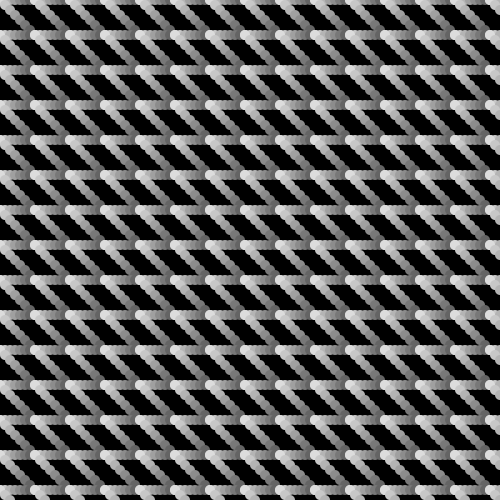
Frame 1 (no input)
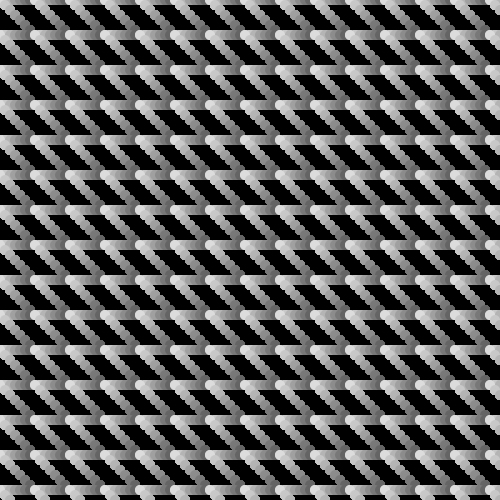
Frame 60 (the mouse pressed at the canvas centre just before this capture)
Frame 120 (the mouse held since frame 60 and released just before this capture): identical to frame 60, image omitted

The Processing sketch that drew these frames (run headless with seeded random() and noise(); from frame 60 on, the mouse is pressed at the canvas centre):

// Processing sketch: processing_28502
// ── processing_28502.pde

void setup(){
  size (500, 500);
  background (0);
  smooth();
}

void draw(){
  for(int y = 0; y <= height; y = y +35) {
     for(int x = 0; x<= width; x = x + 35){
     
     noStroke();
          
     fill(220);  
     ellipse(x, y, 10, 10);
     
          fill(200);  
     ellipse(x+5, y, 10, 10);
     
          fill(180);  
     ellipse(x+10, y, 10, 10);
     
               fill(160);  
     ellipse(x+15, y, 10, 10);

               fill(140);  
     ellipse(x+20, y, 10, 10);     
     
                    fill(120);  
     ellipse(x+25, y, 10, 10); 
     
                         fill(100);  
     ellipse(x+30, y, 10, 10); 
     
                              fill(80);  
     ellipse(x+35, y, 10, 10); 
     
     
          fill(220);  
     ellipse(x, y, 10, 10);
     
          fill(200);  
     ellipse(x+5, y+5, 10, 10);
     
          fill(180);  
     ellipse(x+10, y+10, 10, 10);
     
               fill(160);  
     ellipse(x+15, y+15, 10, 10);

               fill(140);  
     ellipse(x+20, y+20, 10, 10);     
     
                    fill(120);  
     ellipse(x+25, y+25, 10, 10); 
     
                         fill(100);  
     ellipse(x+30, y+30, 10, 10); 
     
                              fill(80);  
     ellipse(x+35, y+35, 10, 10); 
     }
   }

   
  
}
